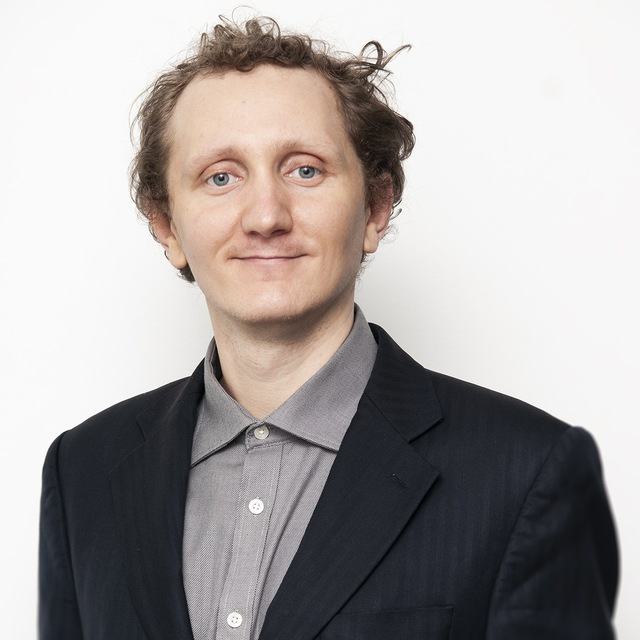
#> input picture Microsoft/Artificial Intelligence/1. Introduction to Artificial Intelligence (AI)/3. Computer Vision/img.jpg, 640 x 640 px
$ jupyter execute --allow-errors Vision.ipynb   (shell and % lines are left out)
#> lines starting #> are read from the running program, lines starting #| are printed output that depends on the picture
# Computer Vision
This notebook includes some examples of techniques used to analyze images - which is a common requirement in AI solutions.

## Manipulating Images
As far as computers are concerned, images are simply numerical data representations. You can use statistical techniques to manipulate and analyze the numerical properties of images.

### Load an Image
Let's start by loading a JPG file and examining its properties. Run the following cell to load and display an image.

[cell 1]
from matplotlib.pyplot import imshow
from PIL import Image
import numpy as np


i = np.array(Image.open('img.jpg'))
#> i is the input picture: shape (640, 640, 3); mean R, G, B 168.6, 163.6, 162.4
imshow(i)

### Examine Numerical Properties of the Image
You can clearly see that this is an image, but how does the computer interpret the data?

Run the cell below to determine the data type of the image.

[cell 2]
type(i)

The image data is actually stored as a multi-dimensional array.

Let's see what data type the array elements are:

[cell 3]
i.dtype

OK, so the array consists of 8-bit integer values. In other words, whole numbers between 0 and 255.

Now let's examine the shape of the array:

[cell 4]
i.shape
#> Out = (640, 640, 3)

So the image data is a three dimensional 433 x 650 x 3 array.

This is a RGB color JPG image sized 433 x 650 pixels. The image includes pixel values for red, green, and blue color channels.

To keep things simple, let's convert the image to a greyscale image so we only have one color channel dimension to deal with:

[cell 5]
import skimage.color as sc

i_mono = sc.rgb2gray(i)
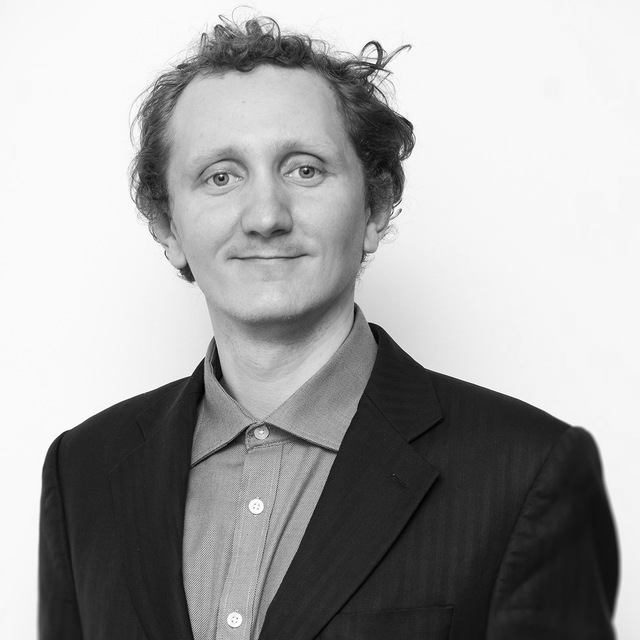
#> i_mono: shape (640, 640) float64; min 0.000565, max 1, mean 0.645
imshow(i_mono, cmap='gray')
i_mono.shape
#> Out = (640, 640)

### View Pixel Value Distributions
Let's look at the distribution of pixel values in the image. Ideally, the image should have relatively even distribution of values, indicating good contrast and making it easier to extract analytical information.

An easy way to check this is to plot a histogram.

[cell 6]
def im_hist(img):
    import matplotlib.pyplot as plt
    fig = plt.figure(figsize=(8, 6))
    fig.clf()
    ax = fig.gca()
    ax.hist(img.flatten(), bins = 256)
    plt.show()
#> figure, not shown here; tallest bar 37456 high, from x = 0.969 to 0.973

im_hist(i_mono)

Another useful way to visualize the statistics of an image is as a cumulative distribution function (CDF) plot. Ideally, this should result in a fairly straight diagonal line.

[cell 7]
def im_cdf(img):
    import matplotlib.pyplot as plt
    fig = plt.figure(figsize=(8, 6))
    fig.clf()
    ax = fig.gca()
    ax.hist(img.flatten(), bins = 256, cumulative=True)
    plt.show()
#> figure, not shown here; tallest bar 409600 high, from x = 0.996 to 1

im_cdf(i_mono)

The histogram and CDF for our image show pretty uneven distribution. Ideally we should equalize the values in the image to improve its analytical value.

### Equalize the Image
Histogram equalization is often used to improve the statistics of images. In simple terms, the histogram equalization algorithm attempts to adjust the pixel values in the image to create a more uniform distribution. The code in the cell below uses the  **exposure.equalize_hist** method from the **skimage** package to equalize the image.

[cell 8]
from skimage import exposure

i_eq = exposure.equalize_hist(i_mono)
imshow(i_eq, cmap='gray')

Now let's see what that's done to the histogram and CDF plots:

[cell 9]
im_hist(i_eq)
#> in im_hist (call 2), `plt.show()`:
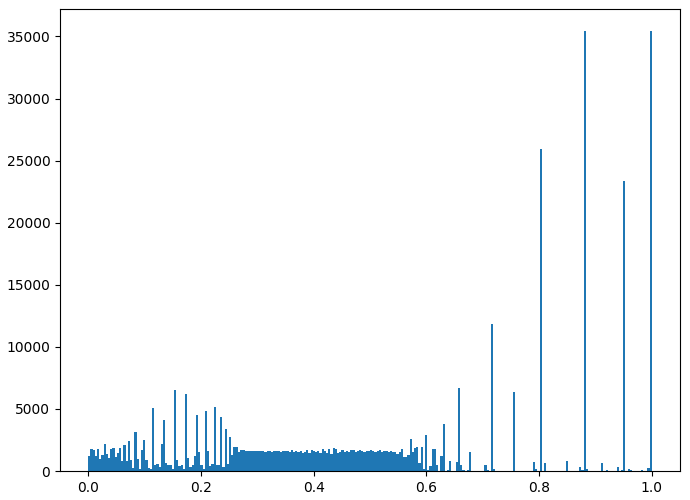
#> figure drawn by matplotlib, 1 panel; tallest bar 35439 high, from x = 0.996 to 1
im_cdf(i_eq)
#> in im_cdf (call 2), `plt.show()`:
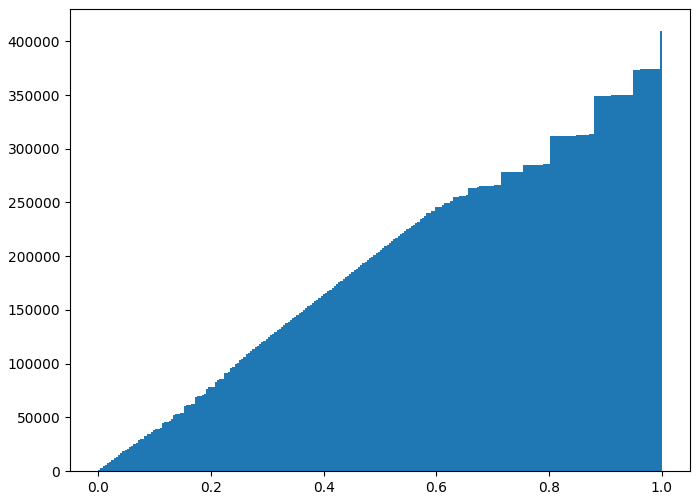
#> figure drawn by matplotlib, 1 panel; tallest bar 409600 high, from x = 0.996 to 1

The pixel intensities are more evenly distributed in the equalized image.

## Denoising with Filters

Often images need to be cleaned up to remove "salt and pepper" noise.

### Add Some Random Noise
Let's add some random noise to our image - such as you might see in a photograph taken in low light or at a low resolution.

[cell 10]
import skimage
i_n = skimage.util.random_noise(i_eq)
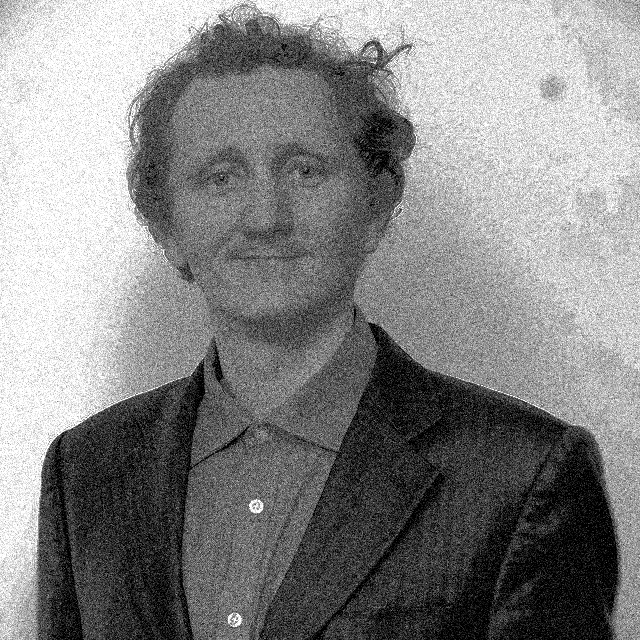
#> i_n: shape (640, 640) float64; min 0, max 1, mean 0.522
imshow(i_n, cmap="gray")

### Using a Gaussian Filter
A Gaussian filter applies a weighted average (mean) value for pixels based on the pixels that surround them.

[cell 11]
def gauss_filter(im, sigma = 1):
#> called with sigma = 1
    from scipy.ndimage.filters import gaussian_filter as gf
    import numpy as np
    return gf(im, sigma = sigma)
i_g = gauss_filter(i_n)
imshow(i_g, cmap="gray")

### Using a Median Filter
The Gaussian filter results in a blurred image - we could try a median filter, which as the name suggests applies the median value to pixels based on the pixels around them.

[cell 12]
def med_filter(im, size = 2):
#> called with size = 2
    from scipy.ndimage.filters import median_filter as mf
    import numpy as np
    return mf(im, size = size)
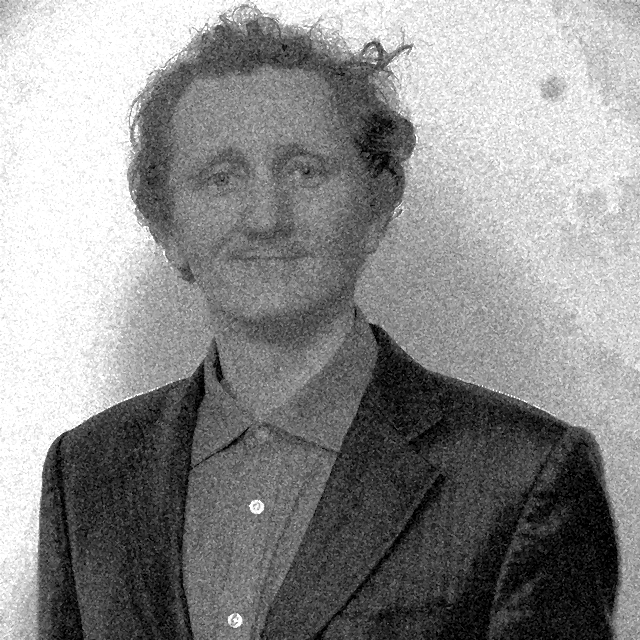
#> returned value: shape (640, 640) float64; min 0, max 1, mean 0.553
i_m = med_filter(i_n)
imshow(i_m, cmap="gray")

### Extract Features
Now that we've done some initial processing of the image to improve its statistics for analysis, we can start to extract features from it.
#### Sobel Edge Detection
As a first step in extracting features, you will apply the Sobel edge detection algorithm. This finds regions of the image with large gradient values in multiple directions. Regions with high omnidirectional gradient are likely to be edges or transitions in the pixel values.

The code in the cell below applies the Sobel algorithm to the median filtered image, using these steps:

    1. Convert the color, rgb, image to grayscale (in this case, the image is already grayscale - but you should always do this because using a grayscale image simplifies the gradient calculation since it is two dimensional.
    2. Computer the gradient in the x and y (horizontal and vertical) directions.
    3. Compute the magnitude of the gradient.
    4. Normalize the gradient values.

[cell 13]
def edge_sobel(image):
    from scipy import ndimage
    import skimage.color as sc
    import numpy as np
    image = sc.rgb2gray(image) # Convert color image to gray scale
    dx = ndimage.sobel(image, 1)  # horizontal derivative
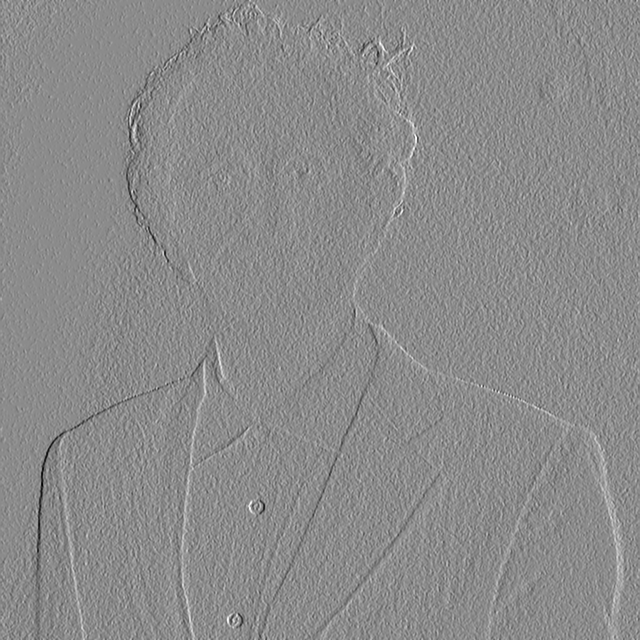
#> dx: shape (640, 640) float64; min -2.85, max 2.35, mean -0.00249; drawn with min black and max white
    dy = ndimage.sobel(image, 0)  # vertical derivative
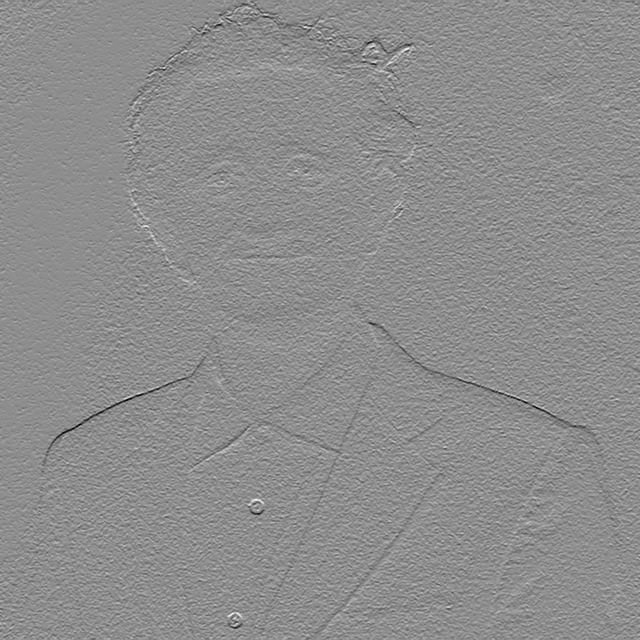
#> dy: shape (640, 640) float64; min -2.92, max 2.33, mean -0.00861; drawn with min black and max white
    mag = np.hypot(dx, dy)  # magnitude
    mag *= 255.0 / np.amax(mag)  # normalize (Q&D)
    mag = mag.astype(np.uint8)
    return mag

i_edge = edge_sobel(i_m)
imshow(i_edge, cmap="gray")

Now let's try with the more blurred gaussian filtered image.

[cell 14]
i_edge = edge_sobel(i_g)
#> in edge_sobel (call 2), `mag = np.hypot(dx, dy)`:
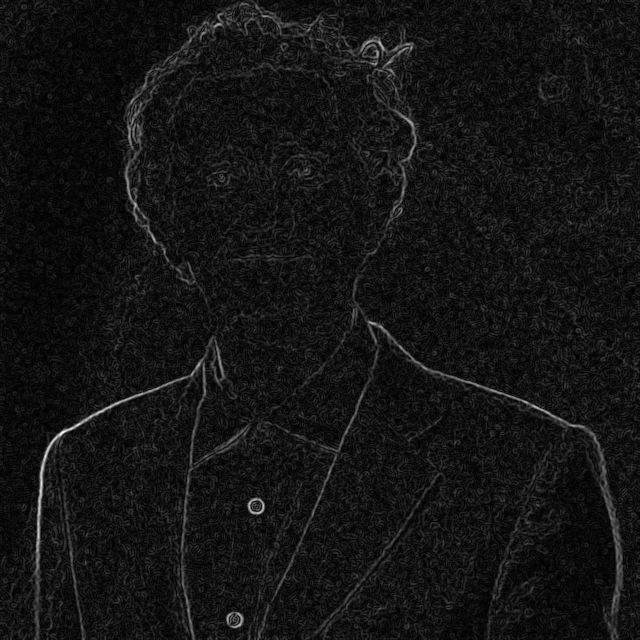
#> mag: shape (640, 640) float64; min 9.15e-05, max 2.01, mean 0.163; drawn with min black and max white
imshow(i_edge, cmap="gray")

Note that the lines are more pronounced. Although a gaussian filter makes the image blurred to human eyes, this blurring can actually help accentuate contrasting features.

#### Harris Corner Detection
Another example of a feature extraction algorithm is corner detection. In simple terms, the Harris corner detection algorithm locates regions of the image with large changes in pixel values in all directions. These regions are said to be corners. The Harris corner detector is paired with the **corner_peaks** method. This operator filters the output of the Harris algorithm, over a patch of the image defined by the span of the filters, for the most likely corners.

[cell 15]
# Function to apply the Harris corner-detection algorithm to an image
def corner_harr(im, min_distance = 20):
#> called with min_distance = 20
    from skimage.feature import corner_harris, corner_peaks
    mag = corner_harris(im)
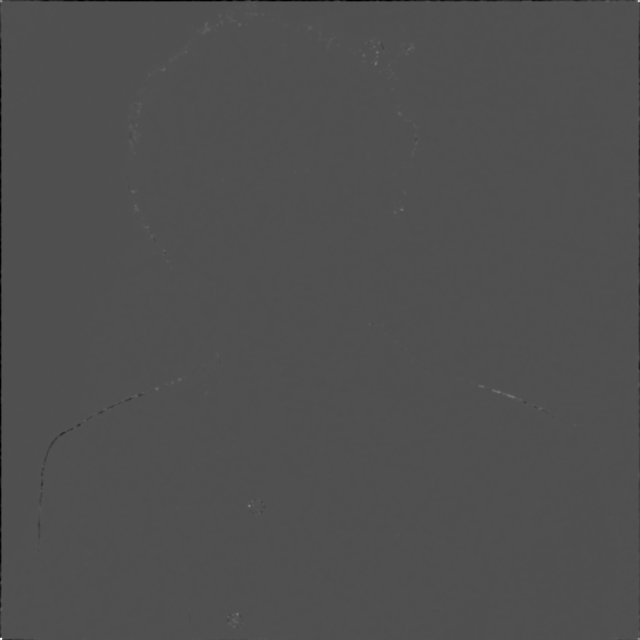
#> mag: shape (640, 640) float64; min -2.04, max 4.46, mean -0.00284; drawn with min black and max white
    return corner_peaks(mag, min_distance = min_distance)

# Find the corners in the median filtered image with a minimum distance of 20 pixels
harris = corner_harr(i_m, 20)
#> harris = 166 pairs, first value 24 to 618, second value 24 to 618

print (harris)
#> (printed output is left out)

# Function to plot the image with the harris corners marked on it
def plot_harris(im, harris, markersize = 20, color = 'red'):
    import matplotlib.pyplot as plt
    import numpy as np
    fig = plt.figure(figsize=(10, 10))
    fig.clf()
    ax = fig.gca()
    ax.imshow(np.array(im).astype(float), cmap="gray")
    ax.plot(harris[:, 1], harris[:, 0], 'r+', color = color, markersize=markersize)
    return 'Done'

plot_harris(i_m, harris)
#> Out = 'Done'
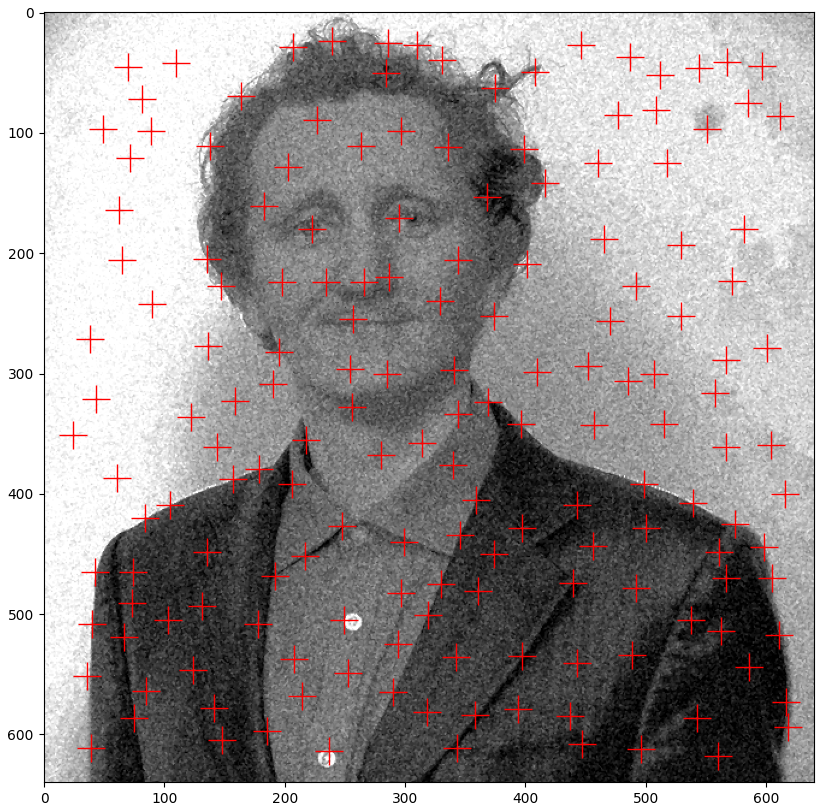
#> figure drawn by matplotlib, 1 panel

The corner detection algorithm has identified the eyes in the image.

## Using the Computer Vision API
The techniques used so far in this notebook show how you can perform simple image amnipulation and apply some popular algorithms to analyze images. More complex image analysis capabilities are encapsulated in the Computer Vision API cognitive service.

### Create a Computer Vision API Service
To provision a Computer Vision API service in your Azure subscription, Follow these steps:

1. Open another browser tab and navigate to https://portal.azure.com.
2. Sign in using your Microsoft account.
3. Click **+ New**, and in the **AI + Cognitive Services** category, click **See all**.
4. In the list of cognitive services, click **Computer Vision API**.
5. In the **Computer Vision API** blade, click **Create**.
6. In the **Create** blade, enter the following details, and then click **Create**
  * **Name**: A unique name for your service.
  * **Subscription**: Your Azure subscription.
  * **Location**: Choose the Azure datacenter location where you want to host your service.
  * **Pricing tier**: Choose the F0 pricing tier.
  * **Resource Group**: Choose the existing resource group you created in the previous lab (or create a new one if you didn't complete the previous lab)
  * Read the notice about the use of your data, and select the checkbox.
7. Wait for the service to be created.
8. When deployment is complete, click **All Resources** and then click your Computer Vision service to open its blade.
9. In the blade for your Computer Vision service, note the **Endpoint** URL. Then assign the base URI (*location*.api.cognitive.microsoft.com) for your service to the **visionURI** variable in the cell below.
10. In the blade for your Computer Vision service, click **Keys** and then copy **Key 1** to the clipboard and paste it into the **visionKey** variable assignment value in the cell below.
11. Run the cell below to assign the variables.

[cell 16]
visionURI = 'LOCATION.api.cognitive.microsoft.com'
visionKey = 'YOUR_KEY'

### Get An Image from a URL
Let's start with the same image we analyzed previously.

Run the code in the cell below to retrieve the original color image from its URL:

[cell 17]
from matplotlib.pyplot import imshow
from PIL import Image
import requests
from io import BytesIO

img_url = 'https://raw.githubusercontent.com/MicrosoftLearning/AI-Introduction/master/files/graeme2.jpg'

# Get the image and show it
#> (the rest of this cell did not finish here and is left out)

### Use the Computer Vision API to Get Image Features
The Computer Vision API uses a machine learning model that has been trtained with millions of images. It can extract features from images and return a suggested description, as well as details about the image file and a suggested list of "tags" that apply to it.

Run the cell below to see what caption the Computer Vision API suggests for the image above.

[cell 18]
def get_image_features(img_url):
    import http.client, urllib.request, urllib.parse, urllib.error, base64, json

    headers = {
        # Request headers.
        'Content-Type': 'application/json',
        'Ocp-Apim-Subscription-Key': visionKey,
    }

    params = urllib.parse.urlencode({
        # Request parameters. All of them are optional.
        'visualFeatures': 'Categories,Description,Color',
        'language': 'en',
    })

    body = "{'url':'" + img_url + "'}"

    try:
        # Execute the REST API call and get the response.
        conn = http.client.HTTPSConnection(visionURI)
        conn.request("POST", "/vision/v1.0/analyze?%s" % params, body, headers)
        response = conn.getresponse()
        data = response.read()

        # 'data' contains the JSON response.
        parsed = json.loads(data.decode("UTF-8"))
        if response is not None:
            return parsed
        conn.close()


    except Exception as e:
        print('Error:')
        print(e)

jsonData = get_image_features(img_url)
#> (the rest of this cell did not finish here and is left out)

The description is reasonably, if not exactly, appropriate.

Run the cell below to see the full JSON response, including image properties and suggested tags.

[cell 19]
import json

# View the full details returned
print (json.dumps(jsonData, sort_keys=True, indent=2))

Let's try with a different image:

[cell 20]
img_url = 'https://raw.githubusercontent.com/MicrosoftLearning/AI-Introduction/master/files/uke.jpg'

# Get the image and show it
#> (the rest of this cell did not finish here and is left out)

How about something a little more complex?

[cell 21]
img_url = 'https://raw.githubusercontent.com/MicrosoftLearning/AI-Introduction/master/files/soccer.jpg'

# Get the image and show it
#> (the rest of this cell did not finish here and is left out)

## Using the Face API
While the Computer Vision API is useful for general image analysis, the Face API offers specific functions for analyzing faces in images. This can be useful in a variety of AI scenarios.

### Create a Face API Service
To provision a Computer Vision API service in your Azure subscription, Follow these steps:

1. Open another browser tab and navigate to https://portal.azure.com.
2. Sign in using your Microsoft account.
3. Click **+ New**, and in the **AI + Cognitive Services** category, click **See all**.
4. In the list of cognitive services, click **Face**.
5. In the **Face** blade, click **Create**.
6. In the **Create** blade, enter the following details, and then click **Create**
  * **Name**: A unique name for your service.
  * **Subscription**: Your Azure subscription.
  * **Location**: Choose the Azure datacenter location where you want to host your service.
  * **Pricing tier**: Choose the F0 pricing tier.
  * **Resource Group**: Choose the existing resource group you created in the previous lab (or create a new one if you didn't complete the previous lab)
  * Read the notice about the use of your data, and select the checkbox.
7. Wait for the service to be created.
8. When deployment is complete, click **All Resources** and then click your Face service to open its blade.
9. In the blade for your Face service, copy the *full* **Endpoint** URL (including the *https* prefix and */face/v1.0/* path), and paste it into the **faceURI** variable assignment value in the cell below.
10. In the blade for your Face service, click **Keys** and then copy **Key 1** to the clipboard and paste it into the **faceKey** variable assignment value in the cell below.
11. Run the cell below to assign the variables.

[cell 22]
faceURI = "https://LOCATION.api.cognitive.microsoft.com/face/v1.0/"
faceKey = "YOUR_KEY"

The Face API has a Python SDK, which you can install as a package. This makes it easier to work with.

Run the following cell to install the Face SDK.

Now you're ready to use the Face API. First, let's see if we can detect a face in an image:

[cell 23]
import cognitive_face as CF

# Set URI and Key
CF.BaseUrl.set(faceURI)
#> (this line was passed over: cognitive_face is not available in this run)
CF.Key.set(faceKey)
#> (this line was passed over: cognitive_face is not available in this run)
